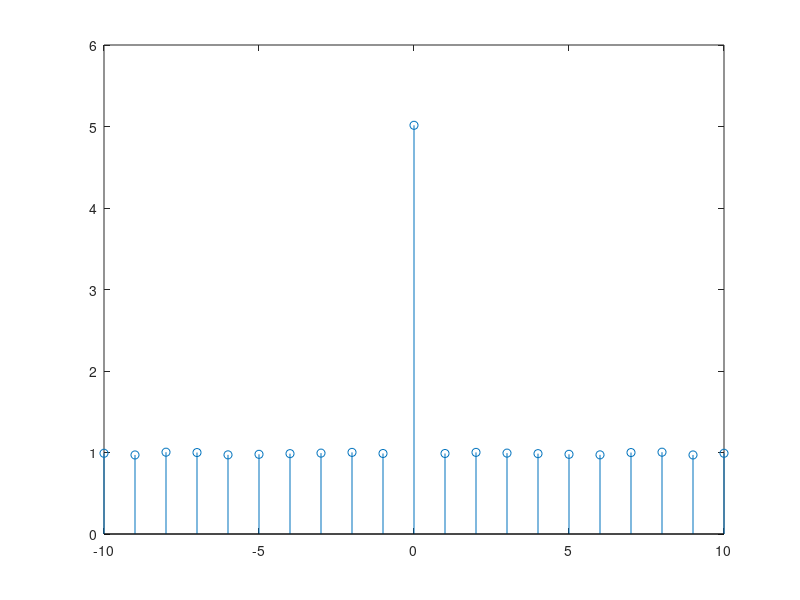
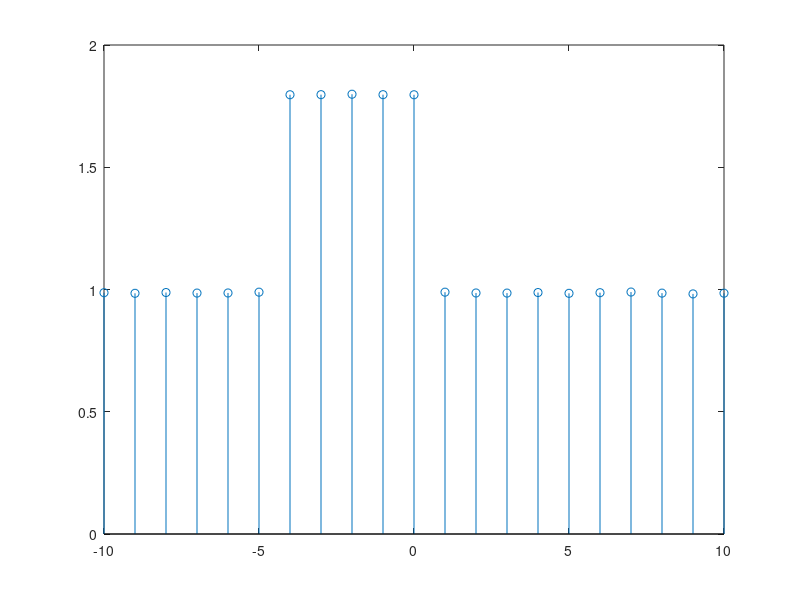
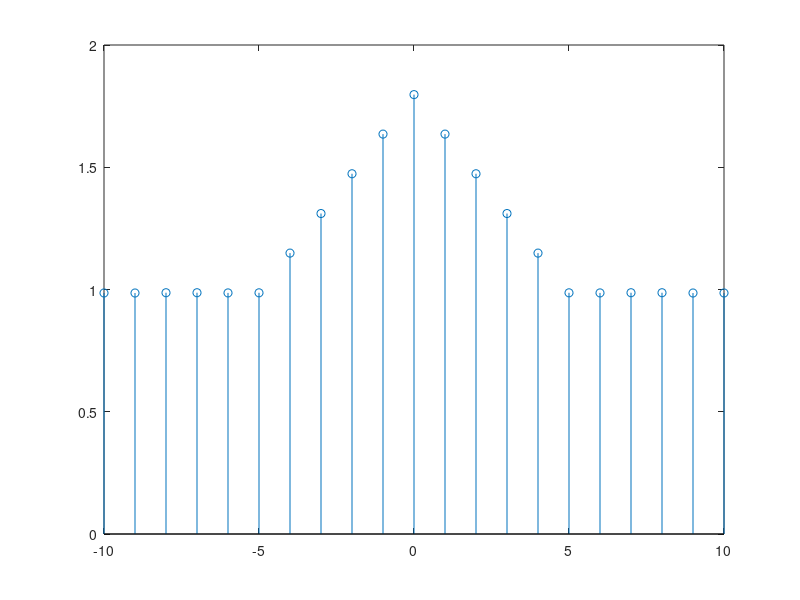

Here is the MATLAB script that generated these plots, in order:
x = 1 + 2*randn(100000,1);
b = 1/5 * [1 1 1 1 1]; a = [1];
y = filter(b, a, x);
mean(x)
mean(y)
figure(1); [r, lags] = xcorr(x, 10, 'unbiased'); stem(lags, r);
figure(2); [r, lags] = xcorr(x, y, 10, 'unbiased'); stem(lags, r);
figure(3); [r, lags] = xcorr(y, 10, 'unbiased'); stem(lags, r);
